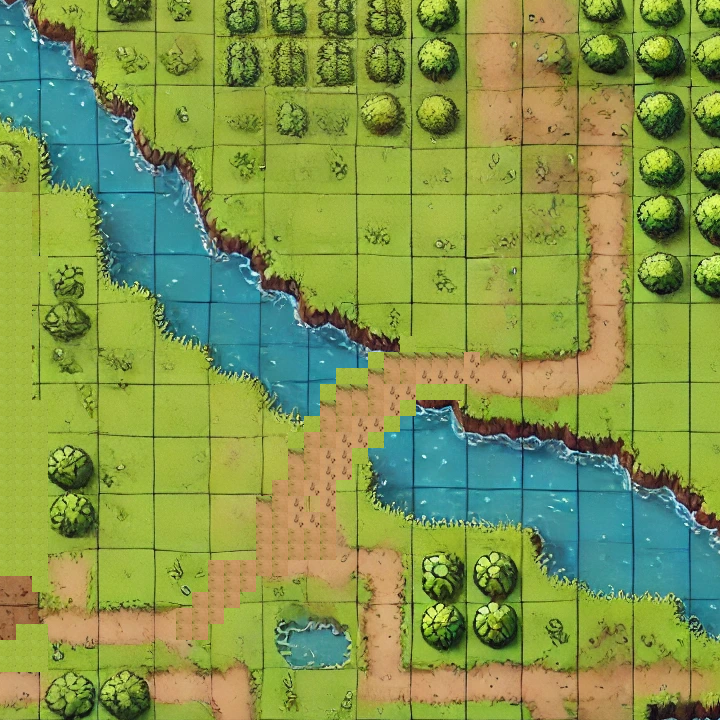

A level layout from a 2D game, rendered from its tile map. Below: a short description, then the map file with tile-grid data replaced by summaries:
An orthogonal 45x45 tile map with 16x16 px tiles, 1 tile layer (Tile Layer 1) and 33 objects.

<map version="1.10" tiledversion="1.11.0" orientation="orthogonal" renderorder="right-down" width="45" height="45" tilewidth="16" tileheight="16" infinite="0" nextlayerid="5" nextobjectid="34">
 <tileset firstgid="1" source="forest.tsx" />
 <layer id="1" name="Tile Layer 1" width="45" height="45">
  <data>[2025 cells, 2025 non-empty, 1864 distinct tile ids]</data>
 </layer>
 <objectgroup id="3" name="Object Layer 1">
  <object id="1" x="10.2816" y="10.2816" height="5.53622" />
  <object id="2" x="0.790889" y="1.58178" width="34.0082" height="123.379" />
  <object id="3" x="37.9627" y="22.1449" width="54.5713" height="167.668" />
  <object id="4" x="93.3249" y="100.443" width="45.0807" height="185.859" />
  <object id="5" x="139.987" y="155.805" width="48.2442" height="139.987" />
  <object id="6" x="159.76" y="193.768" width="47.4533" height="154.223" />
  <object id="7" x="207.213" y="238.848" width="52.9896" height="139.987" />
  <object id="8" x="259.412" y="286.302" width="42.708" height="131.288" />
  <object id="9" x="303.701" y="317.146" width="16.6087" height="98.8611" />
  <object id="10" x="322.683" y="321.892" width="13.4451" height="63.2711" />
  <object id="11" x="336.128" y="320.31" width="16.6087" height="45.0807" />
  <object id="12" x="352.736" y="340.873" width="15.0269" height="25.3084" />
  <object id="13" x="688.073" y="513.287" width="31.6356" height="126.542" />
  <object id="14" x="635.875" y="484.815" width="52.9896" height="112.306" />
  <object id="15" x="578.14" y="448.434" width="61.6893" height="148.687" />
  <object id="16" x="540.968" y="433.407" width="35.59" height="143.942" />
  <object id="17" x="460.297" y="418.38" width="79.0889" height="109.934" />
  <object id="18" x="410.471" y="400.981" width="51.4078" height="125.751" />
  <object id="19" x="372.509" y="422.335" width="40.3353" height="90.9522" />
 </objectgroup>
 <objectgroup id="4" name="Object Layer 2">
  <object id="20" x="48.5381" y="441.465" width="47.3824" height="50.8494" />
  <object id="21" x="46.2267" y="492.315" width="53.1608" height="52.0051" />
  <object id="22" x="45.0711" y="261.181" width="49.6937" height="43.9154" />
  <object id="23" x="46.2267" y="302.785" width="49.6937" height="47.3824" />
  <object id="24" x="416.041" y="547.787" width="49.6937" height="56.6278" />
  <object id="25" x="464.579" y="546.631" width="57.7834" height="57.7834" />
  <object id="26" x="416.041" y="603.259" width="105.166" height="47.3824" />
  <object id="27" x="271.582" y="614.816" width="83.2081" height="56.6278" />
  <object id="28" x="40.4484" y="665.665" width="115.567" height="54.3164" />
  <object id="29" x="724.604" y="317.809" width="1.15567" height="4.62267" />
  <object id="30" x="640.24" y="-9.24535" width="78.5855" height="308.564" />
  <object id="31" x="580.146" y="-5.77834" width="58.9391" height="88.9865" />
  <object id="32" x="223.044" y="-2.31134" width="242.69" height="90.1421" />
  <object id="33" x="355.946" y="87.8308" width="109.789" height="49.6937" />
 </objectgroup>
</map>